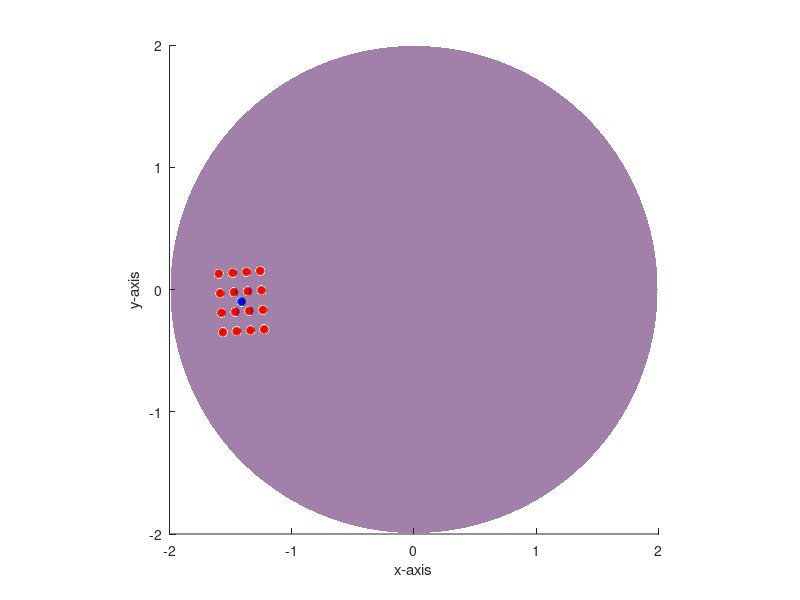

Reproduce this figure in MATLAB.
clc;clear;close all;
% load('../data/pq504_05m_0622.mat');


radius = 2;

%%
alpha = 266 / 180 *pi;
beta = 45 / 180*pi;
y = radius * cos(alpha) * cos(beta);
z = radius * sin(beta);
x = radius * sin(alpha) * cos(beta);
l1 = [0.24, 0.24, 0.24, 0.24,...
      0.08, 0.08, 0.08, 0.08,...
      -0.08, -0.08, -0.08, -0.08,...
      -0.24, -0.24, -0.24, -0.24];

l2 = [-0.24, -0.08, 0.08, 0.24,-0.24, -0.08, 0.08, 0.24,-0.24, -0.08, 0.08, 0.24,-0.24, -0.08, 0.08, 0.24];

ey = y + l1*sin(beta)*cos(alpha) + l2*sin(alpha);
ez = z - l1*cos(beta);
ex = x + l1*sin(beta)*sin(alpha) - l2*cos(alpha);

%%
figure;
hold on;
scatter3(x,y,z,'MarkerFaceColor','b')
scatter3(ex,ey,ez,'MarkerFaceColor','r');
% scatter3(gateway1(3,:), gateway1(1,:), gateway1(2,:),'MarkerFaceColor','r');
% scatter3(gateway2(3,:), gateway2(1,:), gateway2(2,:),'MarkerFaceColor','r');
% scatter3(gateway3(3,:), gateway3(1,:), gateway3(2,:),'MarkerFaceColor','r');

t = linspace(0,2*pi,360);
r = linspace(0,radius,90);
[T, R] = meshgrid(t, r);
[X, Y] = pol2cart(T,R);
Z = sqrt(radius.^2 - (X.^2 + Y.^2));
surf(X,Y,real(Z), zeros(90,360),'FaceAlpha',0.5);
shading interp;
daspect([1,1,1]);
xlabel('x-axis');
ylabel('y-axis');
zlabel('z-axis');
